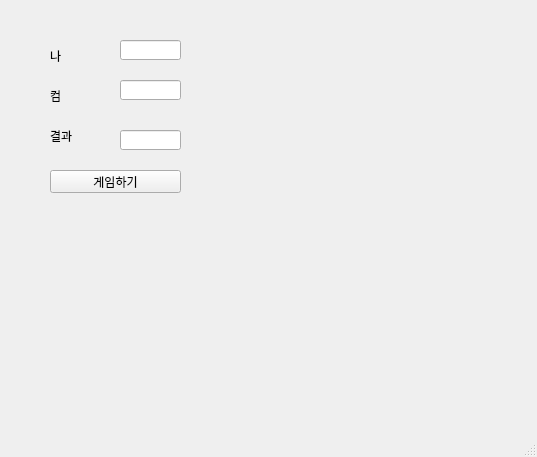
<?xml version="1.0" encoding="UTF-8"?>
<ui version="4.0">
 <class>MainWindow</class>
 <widget class="QMainWindow" name="MainWindow">
  <property name="geometry">
   <rect>
    <x>0</x>
    <y>0</y>
    <width>537</width>
    <height>457</height>
   </rect>
  </property>
  <property name="windowTitle">
   <string>MainWindow</string>
  </property>
  <widget class="QWidget" name="centralwidget">
   <widget class="QLabel" name="lbl_mine">
    <property name="geometry">
     <rect>
      <x>50</x>
      <y>50</y>
      <width>56</width>
      <height>12</height>
     </rect>
    </property>
    <property name="text">
     <string>나</string>
    </property>
   </widget>
   <widget class="QLabel" name="lbl_com">
    <property name="geometry">
     <rect>
      <x>50</x>
      <y>90</y>
      <width>56</width>
      <height>12</height>
     </rect>
    </property>
    <property name="text">
     <string>컴</string>
    </property>
   </widget>
   <widget class="QLabel" name="lbl_result">
    <property name="geometry">
     <rect>
      <x>50</x>
      <y>130</y>
      <width>56</width>
      <height>12</height>
     </rect>
    </property>
    <property name="text">
     <string>결과</string>
    </property>
   </widget>
   <widget class="QLineEdit" name="le_mine">
    <property name="geometry">
     <rect>
      <x>120</x>
      <y>40</y>
      <width>61</width>
      <height>20</height>
     </rect>
    </property>
   </widget>
   <widget class="QLineEdit" name="le_com">
    <property name="geometry">
     <rect>
      <x>120</x>
      <y>80</y>
      <width>61</width>
      <height>20</height>
     </rect>
    </property>
   </widget>
   <widget class="QLineEdit" name="le_result">
    <property name="geometry">
     <rect>
      <x>120</x>
      <y>130</y>
      <width>61</width>
      <height>20</height>
     </rect>
    </property>
   </widget>
   <widget class="QPushButton" name="pb">
    <property name="geometry">
     <rect>
      <x>50</x>
      <y>170</y>
      <width>131</width>
      <height>23</height>
     </rect>
    </property>
    <property name="text">
     <string>게임하기</string>
    </property>
   </widget>
  </widget>
  <widget class="QMenuBar" name="menubar">
   <property name="geometry">
    <rect>
     <x>0</x>
     <y>0</y>
     <width>537</width>
     <height>21</height>
    </rect>
   </property>
  </widget>
  <widget class="QStatusBar" name="statusbar"/>
 </widget>
 <resources/>
 <connections/>
</ui>
